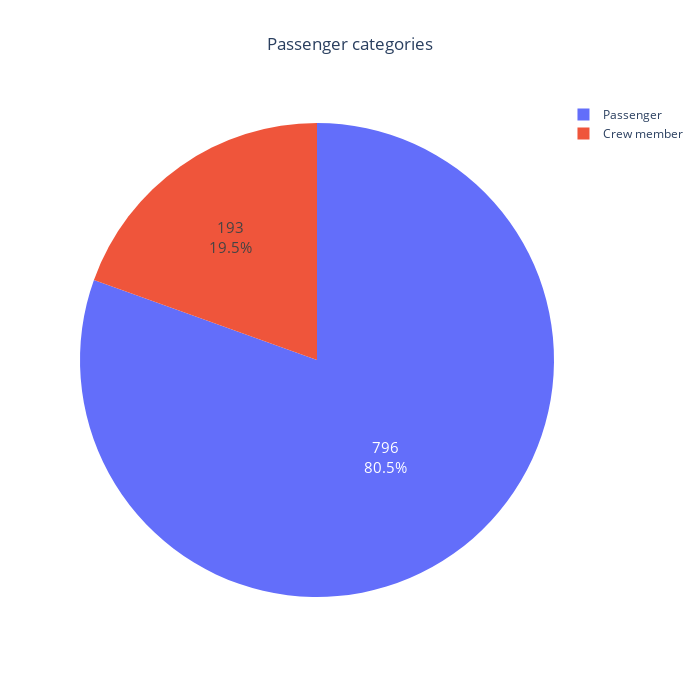

The code cell stored with this chart in its notebook:
### Code cell
df_cats=df_temp.groupby('Category')['Count'].sum().reset_index()

fig3=go.Figure([go.Pie(labels=df_cats['Category'],values=df_cats['Count'])])

fig3.update_traces(textfont_size=15,textinfo='value+percent')
fig3.update_layout(title='Passenger categories',title_x=0.5,height=700,width=700)
fig3.show()

### Figure 1 — Plotly figure (JSON) as saved in the notebook; plotly's stock layout.template omitted (floating-point values rounded to 4 significant figures)
{"data": [{"labels": ["Crew member", "Passenger"], "textfont": {"size": 15}, "textinfo": "value+percent", "type": "pie", "values": [193, 796]}], "layout": {"height": 700, "title": {"text": "Passenger categories", "x": 0.5}, "width": 700}}
